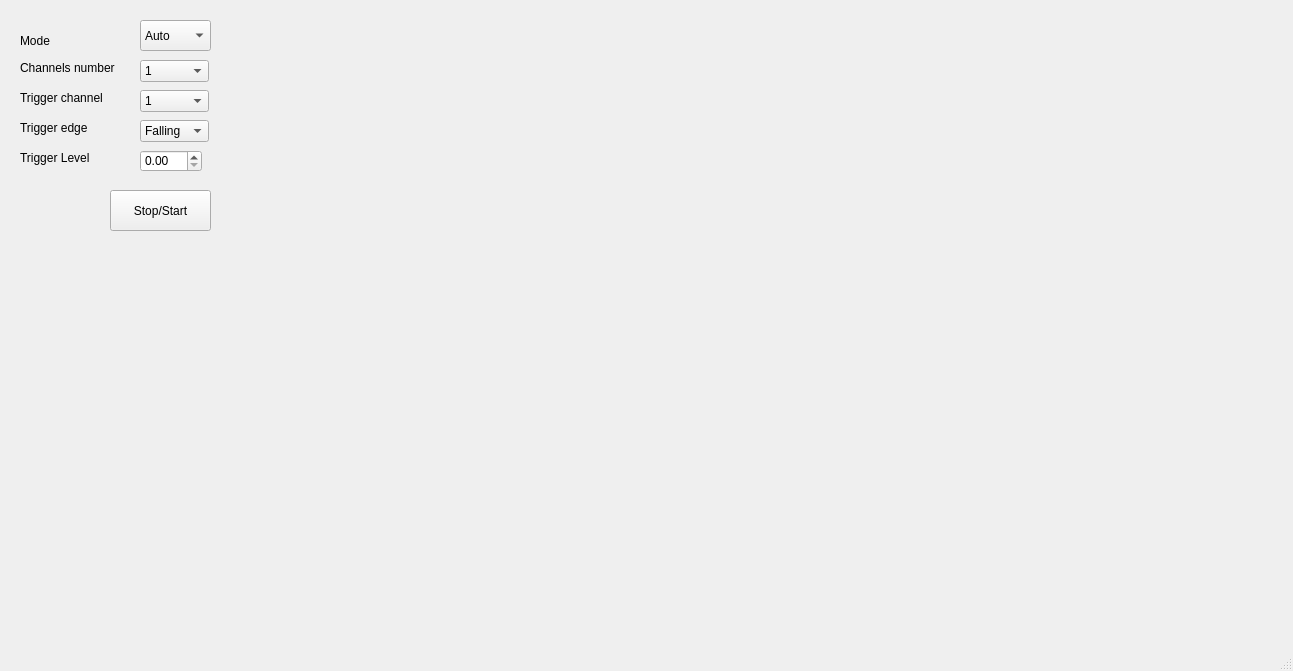
<?xml version="1.0" encoding="UTF-8"?>
<ui version="4.0">
 <class>MainWindow</class>
 <widget class="QMainWindow" name="MainWindow">
  <property name="geometry">
   <rect>
    <x>0</x>
    <y>0</y>
    <width>1293</width>
    <height>671</height>
   </rect>
  </property>
  <property name="windowTitle">
   <string>Oscilloscope App</string>
  </property>
  <widget class="QWidget" name="centralwidget">
   <widget class="QComboBox" name="modeCmbBox">
    <property name="geometry">
     <rect>
      <x>140</x>
      <y>20</y>
      <width>71</width>
      <height>31</height>
     </rect>
    </property>
    <property name="editable">
     <bool>false</bool>
    </property>
    <property name="currentText">
     <string>Auto</string>
    </property>
    <property name="currentIndex">
     <number>0</number>
    </property>
    <item>
     <property name="text">
      <string>Auto</string>
     </property>
    </item>
    <item>
     <property name="text">
      <string>Normal</string>
     </property>
    </item>
   </widget>
   <widget class="QLabel" name="label">
    <property name="geometry">
     <rect>
      <x>20</x>
      <y>30</y>
      <width>61</width>
      <height>21</height>
     </rect>
    </property>
    <property name="text">
     <string>Mode</string>
    </property>
   </widget>
   <widget class="QLabel" name="label_2">
    <property name="geometry">
     <rect>
      <x>20</x>
      <y>60</y>
      <width>101</width>
      <height>16</height>
     </rect>
    </property>
    <property name="text">
     <string>Channels number</string>
    </property>
   </widget>
   <widget class="QComboBox" name="channels_nrCmbBox">
    <property name="geometry">
     <rect>
      <x>140</x>
      <y>60</y>
      <width>69</width>
      <height>22</height>
     </rect>
    </property>
    <item>
     <property name="text">
      <string>1</string>
     </property>
    </item>
    <item>
     <property name="text">
      <string>2</string>
     </property>
    </item>
   </widget>
   <widget class="QLabel" name="label_3">
    <property name="geometry">
     <rect>
      <x>20</x>
      <y>90</y>
      <width>91</width>
      <height>16</height>
     </rect>
    </property>
    <property name="text">
     <string>Trigger channel</string>
    </property>
   </widget>
   <widget class="QComboBox" name="trigger_channelCmbBox">
    <property name="geometry">
     <rect>
      <x>140</x>
      <y>90</y>
      <width>69</width>
      <height>22</height>
     </rect>
    </property>
    <item>
     <property name="text">
      <string>1</string>
     </property>
    </item>
    <item>
     <property name="text">
      <string>2</string>
     </property>
    </item>
   </widget>
   <widget class="QLabel" name="label_4">
    <property name="geometry">
     <rect>
      <x>20</x>
      <y>120</y>
      <width>91</width>
      <height>16</height>
     </rect>
    </property>
    <property name="text">
     <string>Trigger edge</string>
    </property>
   </widget>
   <widget class="QComboBox" name="trigger_edgeCmbBox">
    <property name="geometry">
     <rect>
      <x>140</x>
      <y>120</y>
      <width>69</width>
      <height>22</height>
     </rect>
    </property>
    <item>
     <property name="text">
      <string>Falling</string>
     </property>
    </item>
    <item>
     <property name="text">
      <string>Rising</string>
     </property>
    </item>
   </widget>
   <widget class="QDoubleSpinBox" name="trigger_levelDoubleSpinBox">
    <property name="geometry">
     <rect>
      <x>140</x>
      <y>150</y>
      <width>62</width>
      <height>22</height>
     </rect>
    </property>
    <property name="maximum">
     <double>3.300000000000000</double>
    </property>
    <property name="singleStep">
     <double>0.010000000000000</double>
    </property>
   </widget>
   <widget class="QLabel" name="label_5">
    <property name="geometry">
     <rect>
      <x>20</x>
      <y>150</y>
      <width>91</width>
      <height>16</height>
     </rect>
    </property>
    <property name="text">
     <string>Trigger Level</string>
    </property>
   </widget>
   <widget class="QFrame" name="horizontalFrame">
    <property name="geometry">
     <rect>
      <x>240</x>
      <y>10</y>
      <width>1031</width>
      <height>601</height>
     </rect>
    </property>
    <layout class="QHBoxLayout" name="horizontalLayout"/>
   </widget>
   <widget class="QPushButton" name="start_stopButton">
    <property name="geometry">
     <rect>
      <x>110</x>
      <y>190</y>
      <width>101</width>
      <height>41</height>
     </rect>
    </property>
    <property name="text">
     <string>Stop/Start</string>
    </property>
   </widget>
  </widget>
  <widget class="QMenuBar" name="menubar">
   <property name="geometry">
    <rect>
     <x>0</x>
     <y>0</y>
     <width>1293</width>
     <height>22</height>
    </rect>
   </property>
  </widget>
  <widget class="QStatusBar" name="statusbar"/>
 </widget>
 <resources/>
 <connections/>
</ui>
